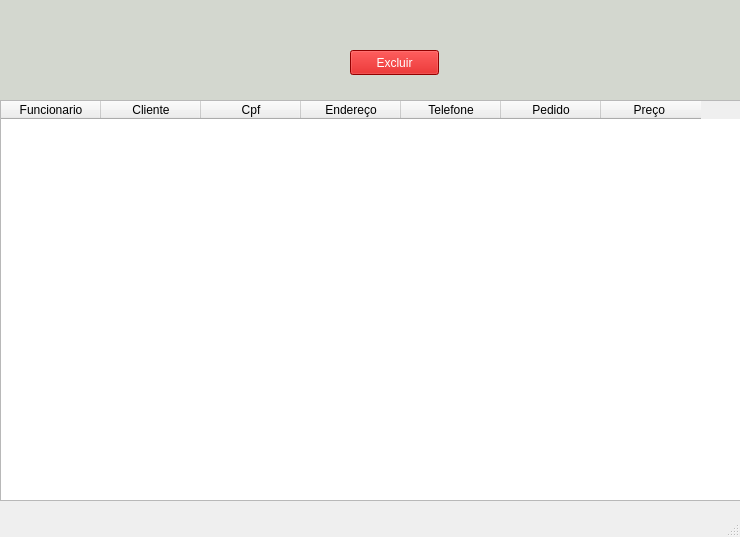
<?xml version="1.0" encoding="UTF-8"?>
<ui version="4.0">
 <class>MainWindow</class>
 <widget class="QMainWindow" name="MainWindow">
  <property name="geometry">
   <rect>
    <x>0</x>
    <y>0</y>
    <width>740</width>
    <height>537</height>
   </rect>
  </property>
  <property name="windowTitle">
   <string>MainWindow</string>
  </property>
  <widget class="QWidget" name="centralwidget">
   <widget class="QLabel" name="label">
    <property name="geometry">
     <rect>
      <x>-10</x>
      <y>-1</y>
      <width>751</width>
      <height>101</height>
     </rect>
    </property>
    <property name="styleSheet">
     <string notr="true">background-color: rgb(211, 215, 207);
border-right-color: rgb(0, 0, 0);
border-color: rgb(0, 0, 0);</string>
    </property>
    <property name="text">
     <string/>
    </property>
   </widget>
   <widget class="QTableWidget" name="tableWidget">
    <property name="geometry">
     <rect>
      <x>0</x>
      <y>100</y>
      <width>741</width>
      <height>401</height>
     </rect>
    </property>
    <column>
     <property name="text">
      <string>Funcionario</string>
     </property>
    </column>
    <column>
     <property name="text">
      <string>Cliente</string>
     </property>
    </column>
    <column>
     <property name="text">
      <string>Cpf</string>
     </property>
    </column>
    <column>
     <property name="text">
      <string>Endereço</string>
     </property>
    </column>
    <column>
     <property name="text">
      <string>Telefone</string>
     </property>
    </column>
    <column>
     <property name="text">
      <string>Pedido</string>
     </property>
    </column>
    <column>
     <property name="text">
      <string>Preço </string>
     </property>
    </column>
   </widget>
   <widget class="QPushButton" name="excluir">
    <property name="geometry">
     <rect>
      <x>350</x>
      <y>50</y>
      <width>89</width>
      <height>25</height>
     </rect>
    </property>
    <property name="styleSheet">
     <string notr="true">background-color: rgb(204, 0, 0);
color: rgb(255, 255, 255);</string>
    </property>
    <property name="text">
     <string>Excluir</string>
    </property>
   </widget>
  </widget>
  <widget class="QStatusBar" name="statusbar"/>
  <action name="actionCadastrar">
   <property name="icon">
    <iconset resource="telapri.qrc">
     <normaloff>:/telapri/icones/png-transparent-computer-icons-user-icon-design-patient-miscellaneous-balance-symbol.png</normaloff>:/telapri/icones/png-transparent-computer-icons-user-icon-design-patient-miscellaneous-balance-symbol.png</iconset>
   </property>
   <property name="text">
    <string>Cadastrar</string>
   </property>
   <property name="toolTip">
    <string>Cadastrar pedidos</string>
   </property>
  </action>
  <action name="actionEditar">
   <property name="icon">
    <iconset resource="telapri.qrc">
     <normaloff>:/telapri/icones/kisspng-computer-icons-scalable-vector-graphics-apple-icon-edit-png-icon-blue-pencil-5ab065d3a79673.8929716715215098436865.jpg</normaloff>:/telapri/icones/kisspng-computer-icons-scalable-vector-graphics-apple-icon-edit-png-icon-blue-pencil-5ab065d3a79673.8929716715215098436865.jpg</iconset>
   </property>
   <property name="text">
    <string>Editar</string>
   </property>
   <property name="toolTip">
    <string>Editar pedido</string>
   </property>
  </action>
  <action name="actionprocurar">
   <property name="icon">
    <iconset resource="telapri.qrc">
     <normaloff>:/telapri/icones/png-clipart-computer-icons-google-search-icon-design-magnifying-glass-cartoon-logo-android.png</normaloff>:/telapri/icones/png-clipart-computer-icons-google-search-icon-design-magnifying-glass-cartoon-logo-android.png</iconset>
   </property>
   <property name="text">
    <string>Procurar</string>
   </property>
   <property name="toolTip">
    <string>Procurar pedido</string>
   </property>
  </action>
  <action name="actionExcluir">
   <property name="icon">
    <iconset resource="telapri.qrc">
     <normaloff>:/telapri/icones/png-clipart-computer-icons-encapsulated-postscript-delete-button-miscellaneous-text.png</normaloff>:/telapri/icones/png-clipart-computer-icons-encapsulated-postscript-delete-button-miscellaneous-text.png</iconset>
   </property>
   <property name="text">
    <string>Excluir</string>
   </property>
   <property name="toolTip">
    <string>Excluir pedido</string>
   </property>
  </action>
  <action name="actionReflash">
   <property name="icon">
    <iconset resource="telapri.qrc">
     <normaloff>:/telapri/icones/images.jpeg</normaloff>:/telapri/icones/images.jpeg</iconset>
   </property>
   <property name="text">
    <string>Reflash</string>
   </property>
   <property name="toolTip">
    <string>Atualizar</string>
   </property>
   <property name="shortcut">
    <string>F5</string>
   </property>
  </action>
 </widget>
 <resources>
  <include location="telapri.qrc"/>
 </resources>
 <connections/>
</ui>
